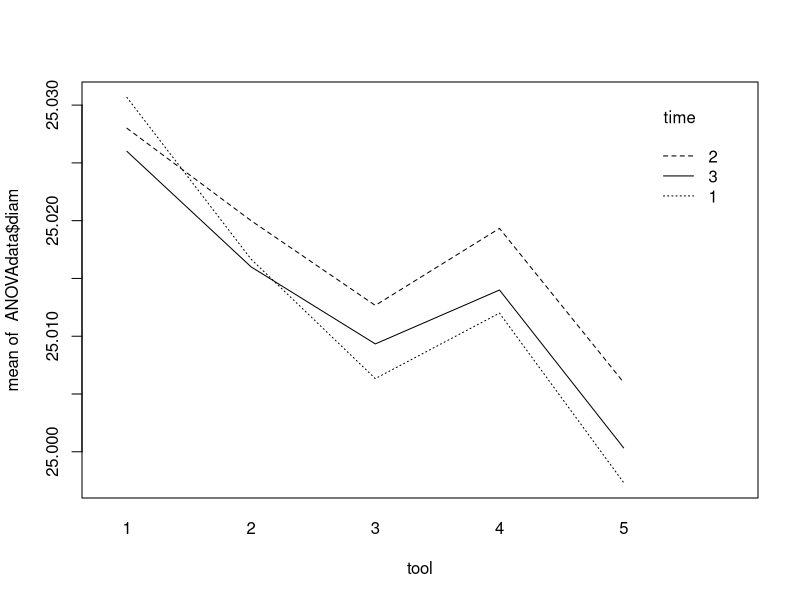
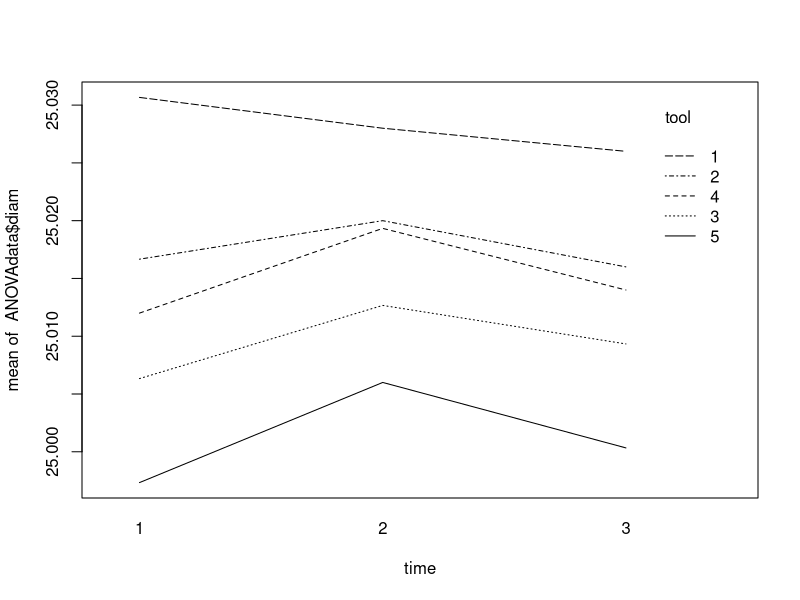
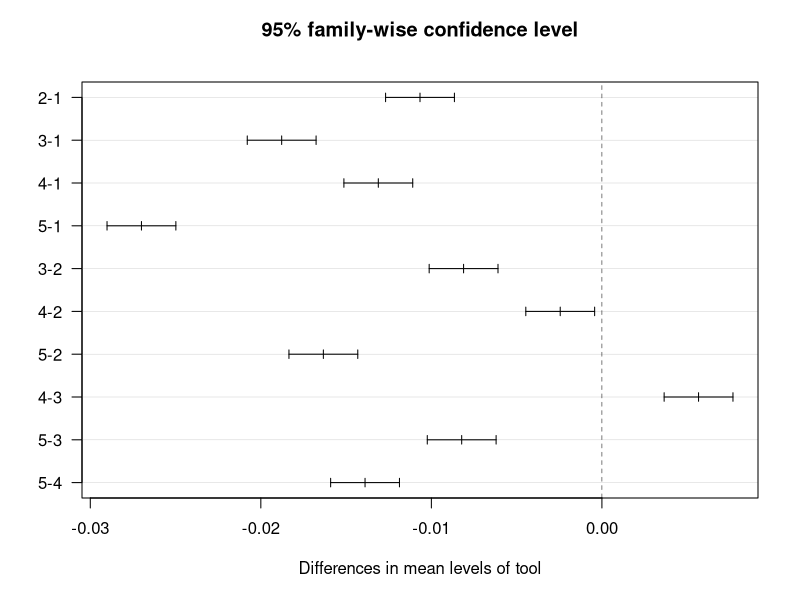
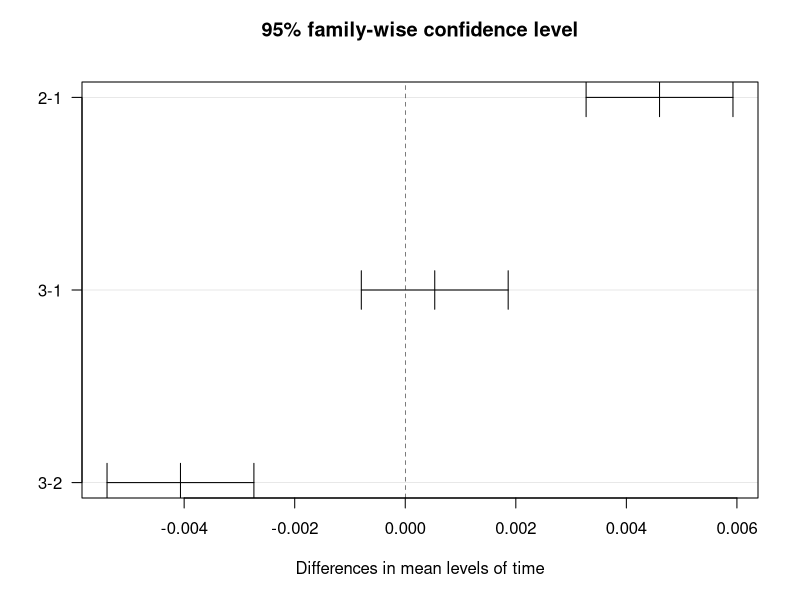
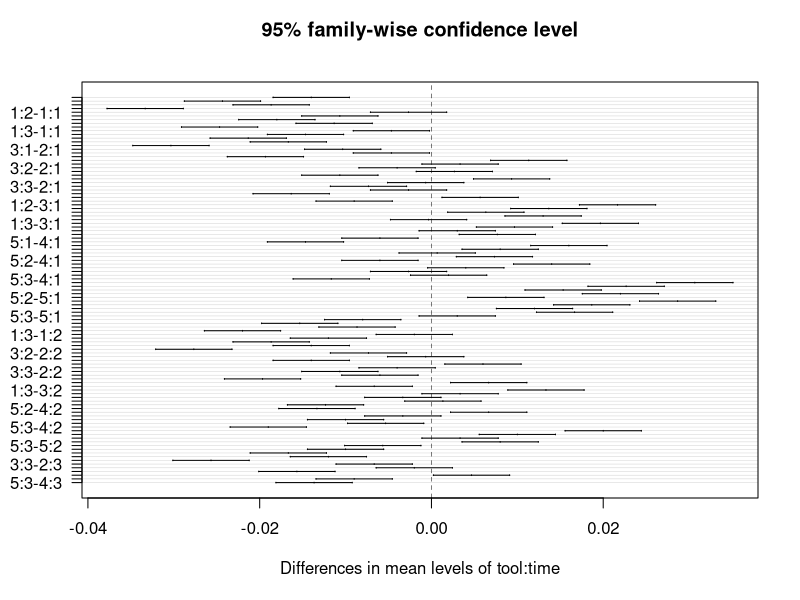
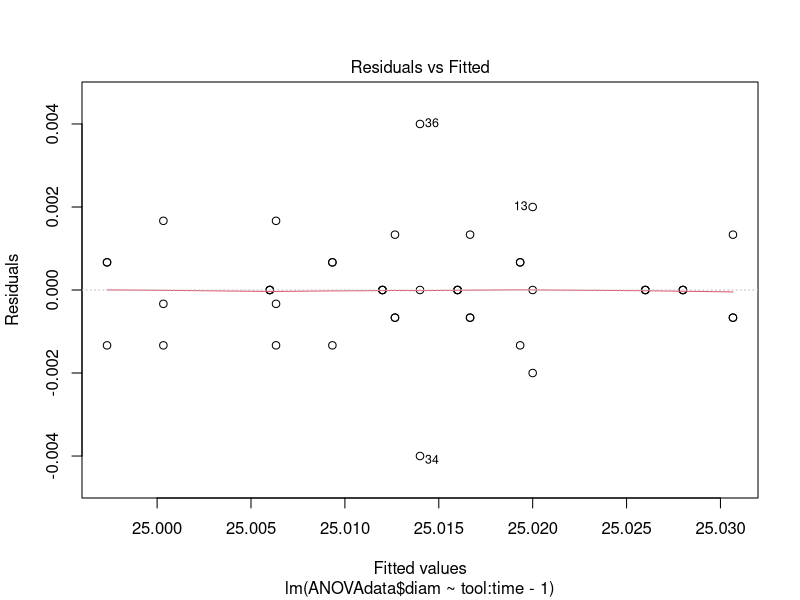
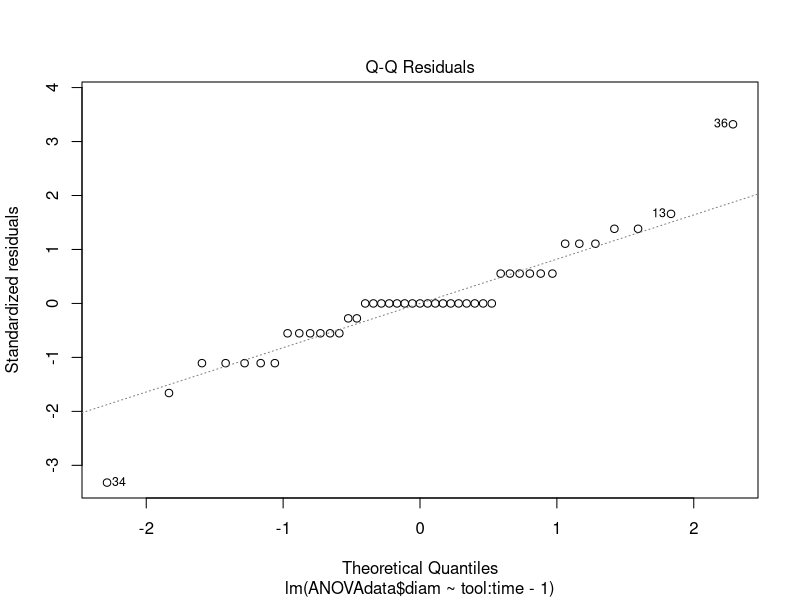
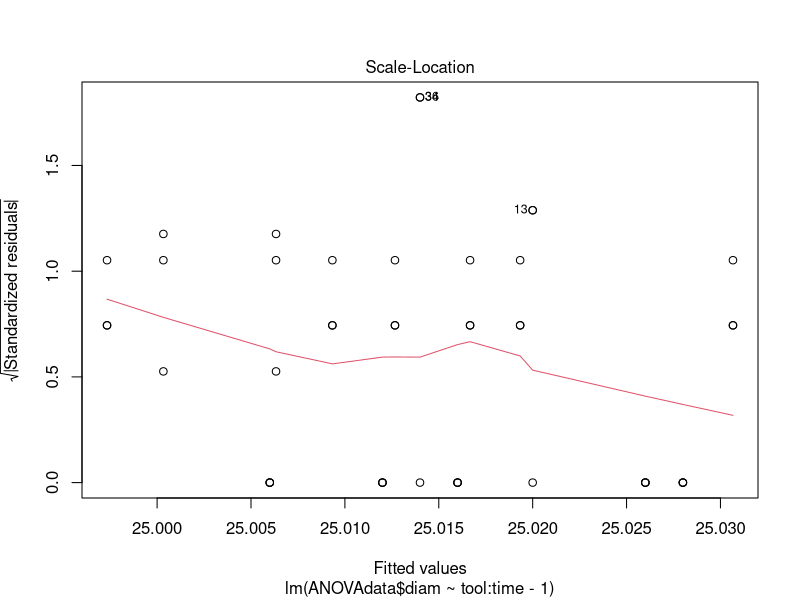

Here is the R script that generated these plots, in order:
## ---- chunk 1
ANOVAdata=read.csv("ANOVAData.csv")
tool=factor(ANOVAdata$tool)#alerting R that "tool" is a factor
time=factor(ANOVAdata$time) #alerting R that "time" is a factor
table(tool,time)#the model is balanced

## ---- chunk 2
interaction.plot(tool,time,ANOVAdata$diam) #gives the plot of means 
interaction.plot(time,tool,ANOVAdata$diam) #gives the plot of means 

## ---- chunk 3
tool_time=aov(ANOVAdata$diam~tool+time+tool*time)#analyis of variance
summary(tool_time)
## ---- chunk 4
TukeyHSD(tool_time,"tool") #multiple comparisons btwn the tool levels
plot(TukeyHSD(tool_time, "tool", conf.level=.95), las=1)
## ---- chunk 5
TukeyHSD(tool_time,"time") #multiple comparisons btwn the time levels

plot(TukeyHSD(tool_time, "time", conf.level=.95), las=1)
## ---- chunk 6
TukeyHSD(tool_time,"tool:time") #multiple comparisons for interaction 
plot(TukeyHSD(tool_time, "tool:time", conf.level=.95), las=1)
## ---- chunk 7
lm_model=lm(ANOVAdata$diam~tool:time-1)
summary(lm_model)
## ---- chunk 8
plot(lm_model)
